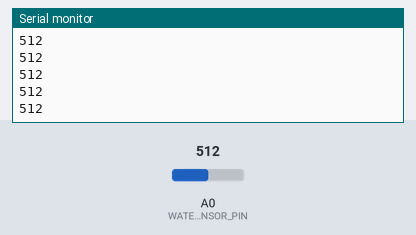
Bench run of a sketch on a simulated Arduino Uno, built with avr-gcc and run on an emulated ATmega328P. Parts: the last lines printed to the serial monitor. The inputs (shaded band) are chosen by the test bench; at power-on: A0 (WATER_LEVEL_SENSOR_PIN) = 512.

Above: at 1.2 s.
1.3 s: A0 (WATER_LEVEL_SENSOR_PIN) set to 716
At 1.31 s:
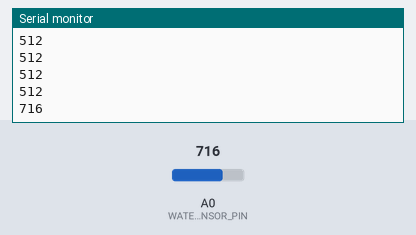
2.8 s: A0 (WATER_LEVEL_SENSOR_PIN) set to 900
At 2.81 s:
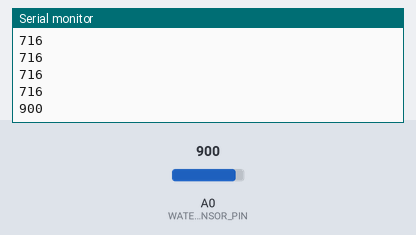
Timing chart, 0 to 5.8 s (numbered marks = the images above; inputs shaded):
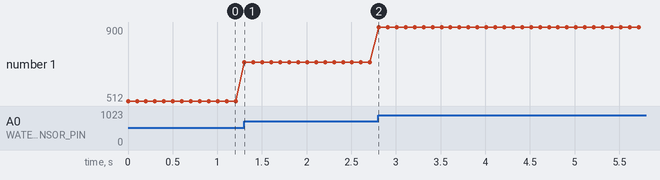

Measured:
- after the input at 1.3 s, the serial monitor: prints a new line at once (image 1)
- after the input at 2.8 s, the serial monitor: prints a new line at once (image 2)
- plotted number 1: 512 → 716 after the input at 1.3 s, 716 → 900 after the input at 2.8 s

The sketch:

waterLevelSensor.ino
```cpp
// (licence header left out)
const int WATER_LEVEL_SENSOR_PIN = 0;

void setup()
{
  Serial.begin(9600);
}

void loop()
{
  Serial.println(analogRead(WATER_LEVEL_SENSOR_PIN));
  delay(100);
}
```
